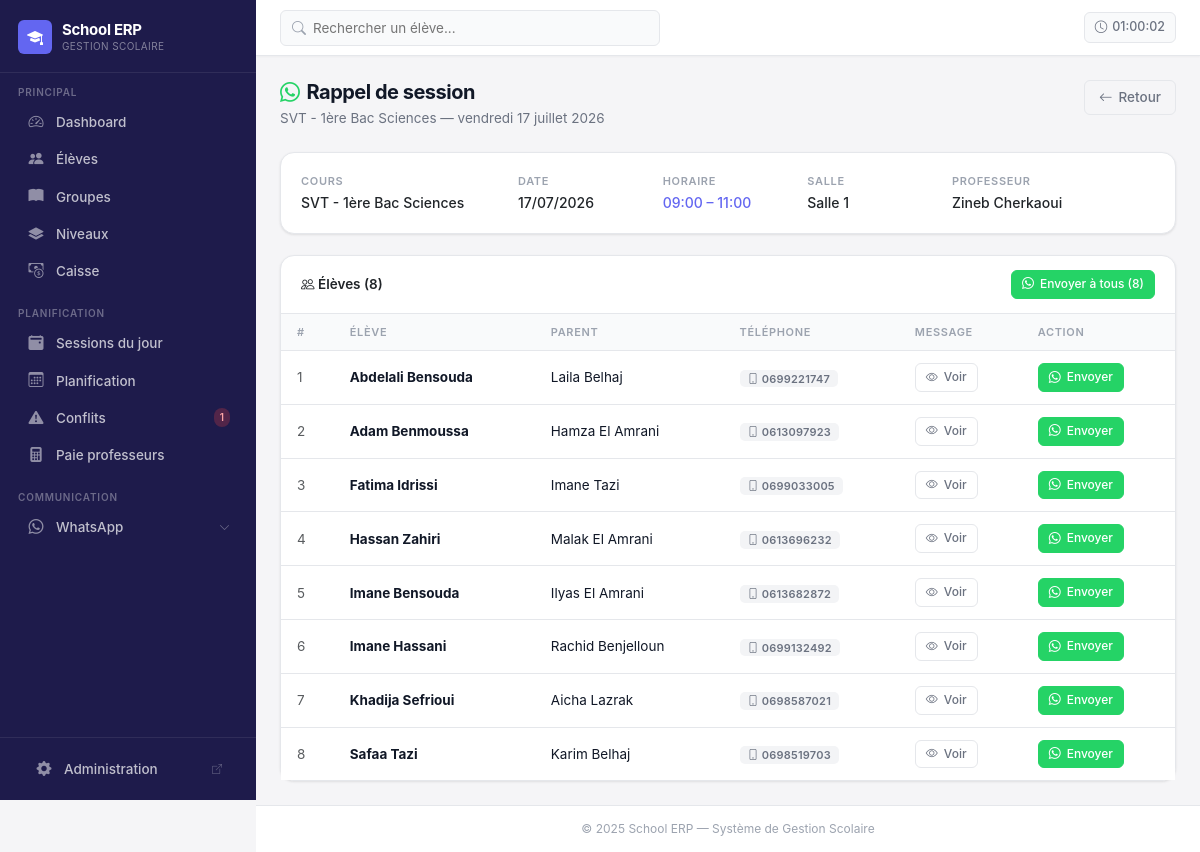
/whatsapp/session-reminder/67/ (signed in), run on the app's committed database.
### core/models.py (models this page shows, shortened)
class Session(models.Model):
    STATUS_CHOICES = [
        ('PLANNED', 'Prévu'),
        ('DONE', 'Terminé'),
        ('CANCELLED', 'Annulé'),
    ]
    group = models.ForeignKey(CourseGroup, on_delete=models.CASCADE, related_name='sessions')
    schedule = models.ForeignKey(CourseGroupSchedule, on_delete=models.SET_NULL, null=True, blank=True, related_name='sessions')
    date = models.DateField()
    start_time = models.TimeField()
    end_time = models.TimeField()
    room = models.ForeignKey(
        Room,
        on_delete=models.PROTECT,
        related_name='sessions',
        verbose_name='Salle'
    )
    substitute_teacher = models.ForeignKey(
        Teacher,
        on_delete=models.SET_NULL,
        null=True,
        blank=True,
        related_name='substitute_sessions',
        verbose_name="Enseignant remplaçant"
    )
    status = models.CharField(max_length=10, choices=STATUS_CHOICES, default='PLANNED')
    notes = models.TextField(blank=True)
    is_manually_edited = models.BooleanField(default=False, verbose_name="Modifié manuellement")
    created_at = models.DateTimeField(auto_now_add=True)
    class Meta:
        verbose_name = 'Session'
        verbose_name_plural = 'Sessions'
        ordering = ['-date', 'start_time']
        indexes = [
            models.Index(fields=['date']),
        ]

class CourseGroup(models.Model):
    DAYS_CHOICES = [
        ('MON', 'Lundi'),
        ('TUE', 'Mardi'),
        ('WED', 'Mercredi'),
        ('THU', 'Jeudi'),
        ('FRI', 'Vendredi'),
        ('SAT', 'Samedi'),
        ('SUN', 'Dimanche'),
    ]
    name = models.CharField(max_length=100, verbose_name="Nom du groupe")
    subject = models.CharField(max_length=100, verbose_name="Matière")
    level = models.ForeignKey(
        Level,
        on_delete=models.SET_NULL,
        related_name='course_groups',
        verbose_name="Niveau",
        null=True,
        blank=True
    )
    monthly_price = models.DecimalField(
        max_digits=8,
        decimal_places=2,
        validators=[MinValueValidator(Decimal('0.01'))],
        verbose_name="Prix mensuel (DH)"
    )
    teacher = models.ForeignKey(
        Teacher,
        on_delete=models.PROTECT,
        related_name='course_groups',
        verbose_name="Professeur"
    )
    is_active = models.BooleanField(default=True, verbose_name="Actif")
    created_at = models.DateTimeField(auto_now_add=True)
    class Meta:
        verbose_name = "Groupe de cours"
        verbose_name_plural = "Groupes de cours"
        ordering = ['name']

class Room(models.Model):
    name = models.CharField(max_length=50, unique=True, verbose_name="Nom de la salle")
    capacity = models.PositiveIntegerField(
        validators=[MinValueValidator(1)],
        verbose_name="Capacité"
    )
    is_active = models.BooleanField(default=True, verbose_name="Active")
    class Meta:
        verbose_name = "Salle"
        verbose_name_plural = "Salles"
        ordering = ['name']

class Teacher(models.Model):
    PAYMENT_METHOD_CHOICES = [
        ('HOURLY', 'Taux horaire'),
        ('PERCENTAGE', 'Part des gains (pourcentage des gains de la classe)'),
        ('SESSION', 'Tarif par session'),
    ]
    name = models.CharField(max_length=100, verbose_name="Nom complet")
    phone = models.CharField(max_length=20, verbose_name="Téléphone")
    email = models.EmailField(blank=True, verbose_name="Email")
    hourly_rate = models.DecimalField(
        max_digits=8,
        decimal_places=2,
        validators=[MinValueValidator(Decimal('0.01'))],
        verbose_name="Tarif horaire (DH)",
        default=Decimal('100.00'),
        blank=True,
        null=True
    )
    payment_method = models.CharField(
        max_length=20,
        choices=PAYMENT_METHOD_CHOICES,
        default='PERCENTAGE',
        verbose_name="Mode de paiement"
    )
    payment_percentage = models.DecimalField(
        max_digits=5,
        decimal_places=2,
        default=Decimal('50.00'),
        validators=[MinValueValidator(Decimal('0.00'))],
        verbose_name="Part des gains (%)",
        blank=True,
        null=True
    )
    session_rate = models.DecimalField(
        max_digits=8,
        decimal_places=2,
        default=Decimal('100.00'),
        validators=[MinValueValidator(Decimal('0.01'))],
        verbose_name="Tarif par session (DH)",
        blank=True,
        null=True
    )
    is_active = models.BooleanField(default=True, verbose_name="Actif")
    created_at = models.DateTimeField(auto_now_add=True)
    class Meta:
        verbose_name = "Professeur"
        verbose_name_plural = "Professeurs"
        ordering = ['name']

class Student(models.Model):
    name = models.CharField(max_length=100, verbose_name="Nom complet")
    phone = models.CharField(max_length=20, blank=True, verbose_name="Téléphone élève")
    parent_contact = models.CharField(max_length=20, verbose_name="Téléphone parent")
    parent_name = models.CharField(max_length=100, blank=True, verbose_name="Nom du parent")
    address = models.TextField(blank=True, verbose_name="Adresse")
    date_of_birth = models.DateField(null=True, blank=True, verbose_name="Date de naissance")
    level = models.ForeignKey(
        Level,
        on_delete=models.SET_NULL,
        null=True,
        blank=True,
        related_name='students',
        verbose_name="Niveau scolaire"
    )
    enrollments = models.ManyToManyField(
        CourseGroup,
        through='Enrollment',
        related_name='students',
        verbose_name="Groupes inscrits"
    )
    is_active = models.BooleanField(default=True, verbose_name="Actif")
    created_at = models.DateTimeField(auto_now_add=True)
    notes = models.TextField(blank=True, verbose_name="Notes")
    class Meta:
        verbose_name = "Élève"
        verbose_name_plural = "Élèves"
        ordering = ['name']

### core/views.py (the view)
@require_GET
def whatsapp_session_reminder(request, session_id):
    session = get_object_or_404(
        Session.objects.select_related('group', 'group__teacher', 'schedule__room'),
        pk=session_id
    )
    students = session.group.students.filter(is_active=True)
    reminder_contacts = []
    for student in students:
        if student.parent_contact:
            contact = {
                'phone': student.parent_contact,
                'name': student.parent_name or 'Parent',
                'student_name': student.name,
                'course_name': session.group.name,
                'date': session.date.strftime('%d/%m/%Y'),
                'time': session.start_time.strftime('%H:%M'),
                'room': (session.schedule.room.name if session.schedule and session.schedule.room else 'N/A'),
            }
            template = WhatsAppMessageTemplates.EDUCATION['class_reminder']
            message = WhatsAppUtils.create_template_message(
                template,
                {
                    'student_name': contact['student_name'],
                    'subject': contact['course_name'],
                    'date': f"{contact['date']} à {contact['time']}",
                    'room': contact['room'],
                }
            )
            whatsapp_link = WhatsAppUtils.generate_chat_link(
                contact['phone'],
                message
            )
            contact['whatsapp_link'] = whatsapp_link
            contact['message'] = message
            contact['student'] = student
            reminder_contacts.append(contact)
    context = {
        'session': session,
        'reminder_contacts': reminder_contacts,
        'total_students': len(reminder_contacts),
    }
    return render(request, 'core/whatsapp_session_reminder.html', context)

### core/context_processors.py (called while the page is built)
def conflicts_count(request):
    CACHE_KEY = 'sidebar_conflict_count'
    CACHE_TTL = getattr(settings, 'CONFLICT_CACHE_TTL', 30)  # seconds
    count = cache.get(CACHE_KEY)
    if count is None:
        try:
            from .utils import detect_all_conflicts
            data = detect_all_conflicts()
            count = len(data.get('schedule_conflicts', []))
        except Exception:
            count = 0
        cache.set(CACHE_KEY, count, CACHE_TTL)
    return {'conflict_count': count}

### core/templatetags/nav_active.py (called while the page is built)
@register.simple_tag(takes_context=True)
def active_if(context, *names):
    request = context.get("request")
    if not request or not request.resolver_match:
        return ""
    return "active" if request.resolver_match.url_name in names else ""

### core/utils.py (called while the page is built)
    def __missing__(self, key):
        return f"{{{key}}}"

    @staticmethod
    def clean_phone_number(phone: str) -> str:
        cleaned = re.sub(r'\D', '', phone)
        cleaned = cleaned.lstrip('0')
        return cleaned

    @staticmethod
    def generate_chat_link(
        phone: str,
        message: Optional[str] = None,
        use_web: bool = False
    ) -> str:
        cleaned_phone = WhatsAppUtils.clean_phone_number(phone)
        base_url = WhatsAppUtils.WEB_URL if use_web else WhatsAppUtils.BASE_URL
        if use_web:
            url = f"{base_url}?phone={cleaned_phone}"
        else:
            url = f"{base_url}{cleaned_phone}"
        if message:
            separator = "&" if use_web else "?"
            encoded_message = urllib.parse.quote(message)
            url += f"{separator}text={encoded_message}"
        return url

    @staticmethod
    def create_template_message(
        template: str,
        variables: Dict[str, str]
    ) -> str:
        return template.format_map(SafeDict(variables))

### templates/core/whatsapp_session_reminder.html (shortened to what this page needs)
{% extends 'core/base.html' %}
{% block content %}
<div class="page-header d-flex align-items-start justify-content-between">
  <div>
    <h1 class="page-title">
      <i class="bi bi-whatsapp me-2" style="color:#25d366;"></i>Rappel de session
    </h1>
    <p class="page-subtitle">{{ session.group.name }} — {{ session.date|date:"l d F Y" }}</p>
  </div>
  <a href="{% url 'core:sessions_today' %}" class="btn btn-outline-secondary">
    <i class="bi bi-arrow-left"></i> Retour
  </a>
</div>
<div class="card mb-4">
  <div class="card-body">
    <div class="row g-3">
      <div class="col-md-3">
        <div class="info-label">Cours</div>
        <div class="info-value fw-600">{{ session.group.name }}</div>
      </div>
      <div class="col-md-2">
        <div class="info-label">Date</div>
        <div class="info-value">{{ session.date|date:"d/m/Y" }}</div>
      </div>
      <div class="col-md-2">
        <div class="info-label">Horaire</div>
        <div class="info-value" style="color:var(--primary);">{{ session.start_time }} – {{ session.end_time }}</div>
      </div>
      <div class="col-md-2">
        <div class="info-label">Salle</div>
        <div class="info-value">{{ session.room.name|default:"N/A" }}</div>
      </div>
      <div class="col-md-3">
        <div class="info-label">Professeur</div>
        <div class="info-value">{{ session.group.teacher.name }}</div>
      </div>
    </div>
  </div>
</div>
<div class="card">
  <div class="card-header d-flex align-items-center justify-content-between">
    <div class="d-flex align-items-center gap-2">
      <span class="fw-600"><i class="bi bi-people me-1"></i>Élèves ({{ total_students }})</span>
    </div>
    <button class="btn btn-sm btn-success" id="send-all-btn"
            style="background:#25d366;border-color:#25d366;">
      <i class="bi bi-whatsapp"></i> Envoyer à tous ({{ total_students }})
    </button>
  </div>
  <div class="table-responsive">
    <table class="table table-hover mb-0">
      <thead>
        <tr>
          <th>#</th><th>Élève</th><th>Parent</th><th>Téléphone</th><th>Message</th><th>Action</th>
        </tr>
      </thead>
      <tbody>
        {% for contact in reminder_contacts %}
          <tr>
            <td class="text-muted">{{ forloop.counter }}</td>
            <td><strong>{{ contact.student_name }}</strong></td>
            <td>{{ contact.name }}</td>
            <td>
              <span class="badge badge-secondary"><i class="bi bi-phone"></i> {{ contact.phone }}</span>
            </td>
            <td>
              <button class="btn btn-sm btn-outline-secondary"
                      data-bs-toggle="modal"
                      data-bs-target="#modal{{ forloop.counter }}">
                <i class="bi bi-eye"></i> Voir
              </button>
            </td>
            <td>
              <a href="{{ contact.whatsapp_link }}" target="_blank"
                 class="btn btn-sm btn-success whatsapp-link"
                 style="background:#25d366;border-color:#25d366;">
                <i class="bi bi-whatsapp"></i> Envoyer
              </a>
            </td>
          </tr>
        {% endfor %}
      </tbody>
    </table>
  </div>
</div>
{% endblock %}

### templates/core/base.html (style rules this page uses)
:root { --font-sans: 'Inter', system-ui, -apple-system, sans-serif; --primary: #6366f1; --primary-dark: #4f46e5; --primary-light: #e0e7ff; --primary-rgb: 99, 102, 241; --sidebar-bg: #1e1b4b; --sidebar-hover: rgba(255, 255, 255, 0.07); --sidebar-active: rgba(99, 102, 241, 0.25); --sidebar-text: rgba(255, 255, 255, 0.72); --sidebar-text-active: #ffffff; --sidebar-accent: #6366f1; --sidebar-width: 256px; --body-bg: #f5f5f7; --surface: #ffffff; --surface-alt: #f9fafb; --border: #e5e7eb; --border-focus: #6366f1; --text-primary: #111827; --text-secondary: #6b7280; --text-muted: #9ca3af; --success: #10b981; --warning: #f59e0b; --danger: #ef4444; --info: #3b82f6; --shadow-xs: 0 1px 2px rgba(0, 0, 0, 0.04); --shadow-sm: 0 1px 3px rgba(0, 0, 0, 0.06), 0 1px 2px rgba(0, 0, 0, 0.04); --shadow-md: 0 4px 6px rgba(0, 0, 0, 0.05), 0 2px 4px rgba(0, 0, 0, 0.04); --shadow-lg: 0 10px 15px rgba(0, 0, 0, 0.05), 0 4px 6px rgba(0, 0, 0, 0.04); --radius-sm: 6px; --radius-md: 10px; --radius-lg: 14px; --radius-xl: 18px; }
*, *::before, *::after { box-sizing: border-box; }
html, body { height: 100%; font-family: var(--font-sans); font-size: 14px; background: var(--body-bg); color: var(--text-primary); -webkit-font-smoothing: antialiased; }
.page-header { margin-bottom: 24px; }
.page-title { font-size: 20px; font-weight: 700; color: var(--text-primary); letter-spacing: -0.025em; margin: 0; }
.page-subtitle { font-size: 13.5px; color: var(--text-secondary); margin: 4px 0 0; }
.card { background: var(--surface); border: 1px solid var(--border); border-radius: var(--radius-lg); box-shadow: var(--shadow-sm); transition: box-shadow 0.2s, transform 0.2s; }
.card-header { background: transparent; border-bottom: 1px solid var(--border); padding: 14px 20px; font-weight: 600; font-size: 13.5px; }
.card-body { padding: 20px; }
.table { border-collapse: separate; border-spacing: 0; font-size: 13.5px; }
.table thead th { font-size: 11px; font-weight: 600; letter-spacing: 0.06em; text-transform: uppercase; color: var(--text-muted); border-bottom: 1px solid var(--border); background: var(--surface-alt); padding: 10px 16px; white-space: nowrap; }
.table tbody td { padding: 12px 16px; border-bottom: 1px solid var(--border); vertical-align: middle; color: var(--text-primary); }
.table tbody tr:last-child td { border-bottom: none; }
.table-hover tbody tr { transition: background 0.12s; }
.badge { font-size: 11px; font-weight: 600; letter-spacing: 0.02em; padding: 3px 8px; border-radius: 5px; }
.badge-secondary { background: #f3f4f6; color: #6b7280; }
.btn { font-family: var(--font-sans); font-size: 13.5px; font-weight: 500; border-radius: var(--radius-sm); padding: 7px 14px; transition: all 0.15s; display: inline-flex; align-items: center; gap: 6px; line-height: 1.4; border: 1px solid transparent; }
.btn-outline-secondary { background: transparent; border-color: var(--border); color: var(--text-secondary); }
.btn-success { background: var(--success); border-color: var(--success); color: #ffffff; }
.btn-sm { font-size: 12px; padding: 5px 10px; border-radius: 6px; }

### templates/core/whatsapp_session_reminder.html (style rules this page uses)
.fw-600 { font-weight: 600; }
.info-label { font-size: 11px; font-weight: 600; text-transform: uppercase; letter-spacing: 0.06em; color: var(--text-muted); margin-bottom: 2px; }
.info-value { font-size: 14px; font-weight: 500; }

### data on the page
Session: group.name "SVT - 1ère Bac Sciences", date "vendredi 17 juillet 2026", date "17/07/2026", start_time "09:00", end_time "11:00", room.name "Salle 1", group.teacher.name "Zineb Cherkaoui"
Student: student_name "Abdelali Bensouda", name "Laila Belhaj", phone "0699221747"
Student: student_name "Adam Benmoussa", name "Hamza El Amrani", phone "0613097923"
Student: student_name "Fatima Idrissi", name "Imane Tazi", phone "0699033005"
Student: student_name "Hassan Zahiri", name "Malak El Amrani", phone "0613696232"
Student: student_name "Imane Bensouda", name "Ilyas El Amrani", phone "0613682872"
Student: student_name "Imane Hassani", name "Rachid Benjelloun", phone "0699132492"
Student: student_name "Khadija Sefrioui", name "Aicha Lazrak", phone "0698587021"
Student: student_name "Safaa Tazi", name "Karim Belhaj", phone "0698519703"

### other printed values
{{ conflict_count }} "1"
{{ total_students }} "8"
